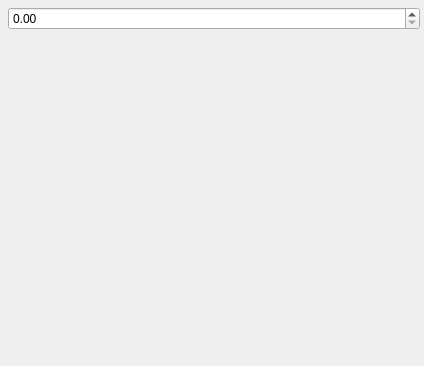
<?xml version="1.0" encoding="utf-8"?>
<ui version="4.0">
 <author>
    SPDX-FileCopyrightText: none
    SPDX-License-Identifier: GPL-3.0-or-later
  </author>
 <class>wdgFlowOpacityOption</class>
 <widget class="QWidget" name="wdgFlowOpacityOption">
  <property name="geometry">
   <rect>
    <x>0</x>
    <y>0</y>
    <width>424</width>
    <height>366</height>
   </rect>
  </property>
  <layout class="QVBoxLayout" name="verticalLayout" stretch="0,0">
   <property name="spacing">
    <number>0</number>
   </property>
   <property name="leftMargin">
    <number>0</number>
   </property>
   <property name="topMargin">
    <number>0</number>
   </property>
   <property name="rightMargin">
    <number>0</number>
   </property>
   <property name="bottomMargin">
    <number>0</number>
   </property>
   <item>
    <layout class="QFormLayout" name="formLayout">
     <property name="fieldGrowthPolicy">
      <enum>QFormLayout::ExpandingFieldsGrow</enum>
     </property>
     <property name="horizontalSpacing">
      <number>4</number>
     </property>
     <property name="verticalSpacing">
      <number>3</number>
     </property>
     <property name="leftMargin">
      <number>4</number>
     </property>
     <property name="topMargin">
      <number>7</number>
     </property>
     <property name="rightMargin">
      <number>4</number>
     </property>
     <property name="bottomMargin">
      <number>0</number>
     </property>
     <item column="1" row="0">
      <widget class="KisDoubleSliderSpinBox" name="opacitySlider" native="true">
       <property name="sizePolicy">
        <sizepolicy hsizetype="Expanding" vsizetype="Preferred">
         <horstretch>0</horstretch>
         <verstretch>0</verstretch>
        </sizepolicy>
       </property>
      </widget>
     </item>
    </layout>
   </item>
   <item>
    <layout class="QVBoxLayout" name="verticalLayout_4">
     <property name="spacing">
      <number>0</number>
     </property>
     <property name="leftMargin">
      <number>0</number>
     </property>
     <property name="topMargin">
      <number>0</number>
     </property>
     <property name="rightMargin">
      <number>0</number>
     </property>
     <property name="bottomMargin">
      <number>0</number>
     </property>
     <item>
      <layout class="QVBoxLayout" name="layout"/>
     </item>
     <item>
      <spacer name="verticalSpacer">
       <property name="orientation">
        <enum>Qt::Vertical</enum>
       </property>
       <property name="sizeHint" stdset="0">
        <size>
         <width>20</width>
         <height>40</height>
        </size>
       </property>
      </spacer>
     </item>
    </layout>
   </item>
  </layout>
 </widget>
 <customwidgets>
  <customwidget>
   <class>KisDoubleSliderSpinBox</class>
   <extends>QDoubleSpinBox</extends>
   <header>kis_slider_spin_box.h</header>
   <container>1</container>
  </customwidget>
 </customwidgets>
 <resources/>
 <connections/>
</ui>
